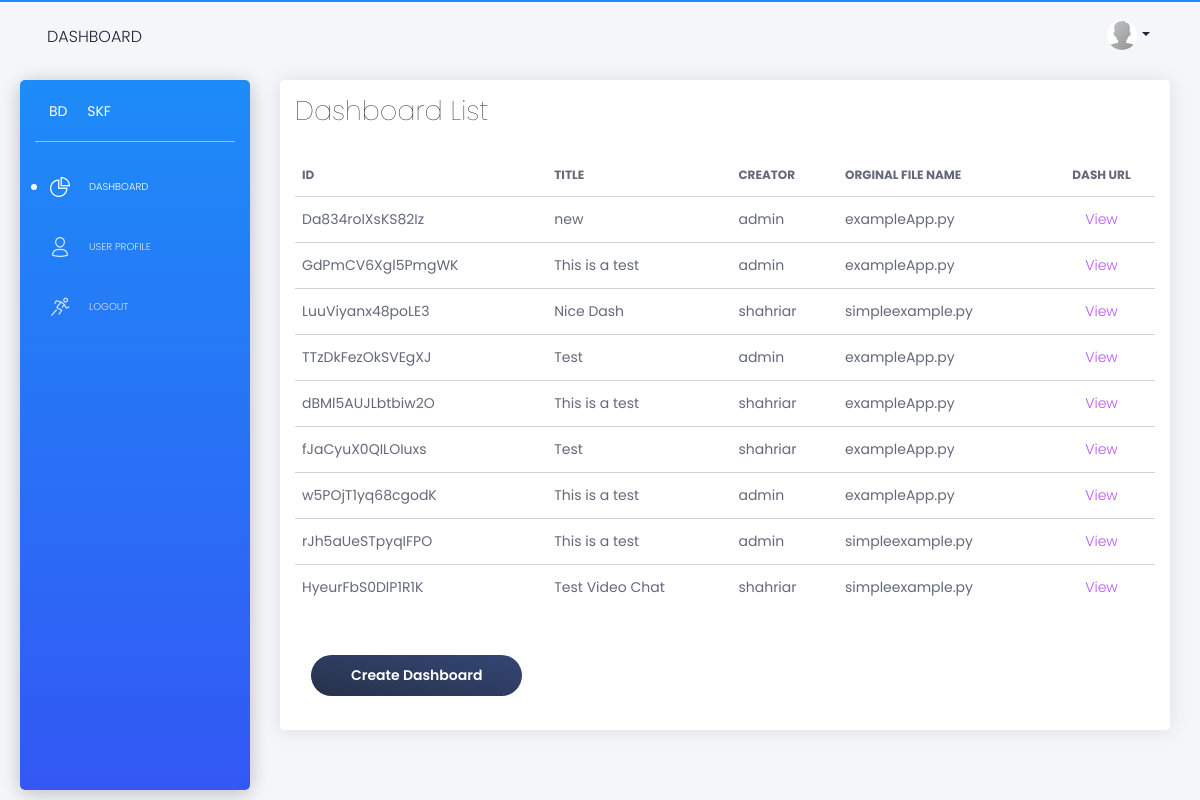
Screenshot of / (signed in) with the database file from the repository.
### app/models.py (models this page shows, shortened)
class PlotlyDashApp(models.Model):
    unique_id = models.CharField(default=generate_random_string, editable=False, unique=True, max_length=16)
    creator = models.ForeignKey(User, on_delete=models.CASCADE)
    dash_file = models.FileField(upload_to=get_file_path)
    title = models.CharField(max_length=200)
    dash_orginal_name = models.CharField(max_length=200)
    date_created = models.DateTimeField(auto_now_add=True)

### app/views.py (the view)
# urls.py: path('', views.index, name='home'),
@login_required(login_url="/login/")
def index(request):
    context = {}
    context['segment'] = 'index'
    dash_apps = get_objects_for_user(request.user, 'app.view_plotlydashapp')
    context['dash_apps'] = dash_apps.order_by('-id')
    return render(request, 'index.html', context)

### core/templates/index.html (shortened to what this page needs)
{% extends "layouts/base.html" %}
{% block content %}
    <div class="row">
      <div class="col-12">
        <div class="card">
          <div class="card-header ">
              <h2 class="card-title">Dashboard List</h2>
          </div>
          <div class="card-body">
            <div class="table-responsive">
              <table class="table tablesorter " id="">
                <thead class=" text-blue">
                  <tr>
                    <th>
                      ID
                    </th>
                    <th>
                      Title
                    </th>
                    <th>
                      Creator
                    </th>
                    <th>
                      Orginal File Name
                    </th>
                    <th class="text-center">
                      Dash URL
                    </th>
                  </tr>
                </thead>
                <tbody>
                {% for dash in dash_apps %}
                  <tr>
                    <td>
                      {{ dash.unique_id }}
                    </td>
                    <td>
                      {{ dash.title }}
                    </td>
                    <td>
                      {{ dash.creator.username }}
                    </td>
                    <td>
                      {{ dash.dash_orginal_name }}
                    </td>
                    <td class="text-center">
                      <a href="{% url 'app:dash_show' dash.unique_id %}">View</a>
                    </td>
                  </tr>
                {% endfor %}
                </tbody>
              </table>
            </div>
          {% if request.user.is_superuser %}
          <div class="card-footer">
              <a href="{% url 'app:dash_create' %}" class="btn btn-blue btn-round">Create Dashboard</a>
          </div>
          {% endif %}
          </div>
        </div>
      </div>
    </div>
{% endblock content %}

### core/templates/layouts/base.html (shortened to what this page needs)
<!DOCTYPE html>
<html lang="en">
{% load static %}
<head>
  <link href="https://use.fontawesome.com/releases/v5.0.6/css/all.css" rel="stylesheet">
  <link href="{% static 'assets/css/nucleo-icons.css' %}" rel="stylesheet" />
  <link href="{% static 'assets/css/black-dashboard.css' %}" rel="stylesheet" />
</head>
<body class="white-content">
  <div class="wrapper">
    {% include 'includes/sidebar.html' %}
    <div class="main-panel" data="blue">
      {% include 'includes/navigation.html' %}
      <div class="content">
        {% block content %}{% endblock content %}
      </div>
    </div>
  </div>
</body>
</html>

### core/templates/includes/sidebar.html (shortened to what this page needs)
    <div class="sidebar" data="blue">
      <div class="sidebar-wrapper">
        <div class="logo">
          <a
             href="{% url 'app:home' %}" class="simple-text logo-mini">
            BD
          </a>
          <a
             href="{% url 'app:home' %}" class="simple-text logo-normal">
            SKF
          </a>
        </div>
        <ul class="nav">
        {% if request.user.is_authenticated %}
          <li class="{% if 'index' in segment %} active {% endif %} ">
            <a href="/">
              <i class="tim-icons icon-chart-pie-36"></i>
              <p>Dashboard</p>
            </a>
          </li>
          <li class="{% if 'page-user' in segment %} active {% endif %}">
            <a href="{% url 'profile' %}">
              <i class="tim-icons icon-single-02"></i>
              <p>User Profile</p>
            </a>
          </li>
          <li>
            <a href="{% url 'logout' %}" >
              <i class="tim-icons icon-user-run"></i>
              <p>Logout</p>
            </a>
          </li>
        {% endif %}
        </ul>
      </div>
    </div>

### core/templates/includes/navigation.html (shortened to what this page needs)
{% load static %}
      <nav class="navbar navbar-expand-lg navbar-absolute navbar-transparent">
        <div class="container-fluid">
          <div class="navbar-wrapper">
            <a class="navbar-brand" href="javascript:void(0)">Dashboard</a>
          </div>
          <div class="collapse navbar-collapse" id="navigation">
            {% if user.is_authenticated %}
            <ul class="navbar-nav ml-auto">
              <li class="dropdown nav-item">
                <a href="#" class="dropdown-toggle nav-link" data-toggle="dropdown">
                  <div class="photo">
                    <img src="{% static 'assets/img/default-avatar.png' %}" alt="Profile Photo">
                  </div>
                  <b class="caret d-none d-lg-block d-xl-block"></b>
                </a>
              </li>
            </ul>
            {% endif %}
          </div>
        </div>
      </nav>

### core/templates/includes/scripts.html (shortened to what this page needs)
{% load static %}

### rows the page displays
PlotlyDashApp: unique_id "Da834roIXsKS82Iz", title "new", creator.username "admin", dash_orginal_name "exampleApp.py"
PlotlyDashApp: unique_id "GdPmCV6Xgl5PmgWK", title "This is a test", creator.username "admin", dash_orginal_name "exampleApp.py"
PlotlyDashApp: unique_id "LuuViyanx48poLE3", title "Nice Dash", creator.username "shahriar", dash_orginal_name "simpleexample.py"
PlotlyDashApp: unique_id "TTzDkFezOkSVEgXJ", title "Test", creator.username "admin", dash_orginal_name "exampleApp.py"
PlotlyDashApp: unique_id "dBMl5AUJLbtbiw2O", title "This is a test", creator.username "shahriar", dash_orginal_name "exampleApp.py"
PlotlyDashApp: unique_id "fJaCyuX0QILOIuxs", title "Test", creator.username "shahriar", dash_orginal_name "exampleApp.py"
PlotlyDashApp: unique_id "w5POjT1yq68cgodK", title "This is a test", creator.username "admin", dash_orginal_name "exampleApp.py"
PlotlyDashApp: unique_id "rJh5aUeSTpyqIFPO", title "This is a test", creator.username "admin", dash_orginal_name "simpleexample.py"
PlotlyDashApp: unique_id "HyeurFbS0DlP1R1K", title "Test Video Chat", creator.username "shahriar", dash_orginal_name "simpleexample.py"
